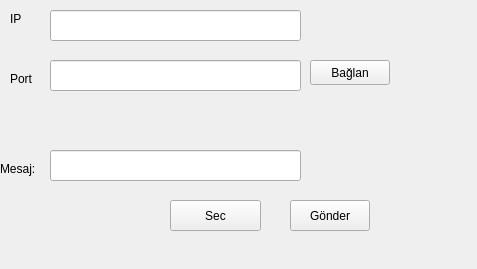
<?xml version="1.0" encoding="UTF-8"?>
<ui version="4.0">
 <class>MainWindow</class>
 <widget class="QMainWindow" name="MainWindow">
  <property name="geometry">
   <rect>
    <x>0</x>
    <y>0</y>
    <width>477</width>
    <height>269</height>
   </rect>
  </property>
  <property name="windowTitle">
   <string>Client</string>
  </property>
  <widget class="QWidget" name="centralWidget">
   <widget class="QLineEdit" name="lineEdit_ip">
    <property name="geometry">
     <rect>
      <x>50</x>
      <y>10</y>
      <width>251</width>
      <height>31</height>
     </rect>
    </property>
   </widget>
   <widget class="QLineEdit" name="lineEdit_port">
    <property name="geometry">
     <rect>
      <x>50</x>
      <y>60</y>
      <width>251</width>
      <height>31</height>
     </rect>
    </property>
   </widget>
   <widget class="QPushButton" name="pushButton_update">
    <property name="geometry">
     <rect>
      <x>310</x>
      <y>60</y>
      <width>80</width>
      <height>25</height>
     </rect>
    </property>
    <property name="text">
     <string>Bağlan</string>
    </property>
   </widget>
   <widget class="QPushButton" name="pushButton">
    <property name="geometry">
     <rect>
      <x>290</x>
      <y>200</y>
      <width>80</width>
      <height>31</height>
     </rect>
    </property>
    <property name="text">
     <string>Gönder</string>
    </property>
   </widget>
   <widget class="QLineEdit" name="lineEdit">
    <property name="geometry">
     <rect>
      <x>50</x>
      <y>150</y>
      <width>251</width>
      <height>31</height>
     </rect>
    </property>
   </widget>
   <widget class="QLabel" name="label_3">
    <property name="geometry">
     <rect>
      <x>310</x>
      <y>90</y>
      <width>101</width>
      <height>81</height>
     </rect>
    </property>
    <property name="text">
     <string/>
    </property>
   </widget>
   <widget class="QLabel" name="label_2">
    <property name="geometry">
     <rect>
      <x>0</x>
      <y>160</y>
      <width>44</width>
      <height>17</height>
     </rect>
    </property>
    <property name="text">
     <string>Mesaj:</string>
    </property>
   </widget>
   <widget class="QLabel" name="label">
    <property name="enabled">
     <bool>false</bool>
    </property>
    <property name="geometry">
     <rect>
      <x>320</x>
      <y>110</y>
      <width>51</width>
      <height>41</height>
     </rect>
    </property>
    <property name="text">
     <string/>
    </property>
   </widget>
   <widget class="QPushButton" name="pushButton_2">
    <property name="geometry">
     <rect>
      <x>170</x>
      <y>200</y>
      <width>91</width>
      <height>31</height>
     </rect>
    </property>
    <property name="text">
     <string>Sec</string>
    </property>
   </widget>
   <widget class="QLabel" name="label_4">
    <property name="geometry">
     <rect>
      <x>10</x>
      <y>10</y>
      <width>67</width>
      <height>17</height>
     </rect>
    </property>
    <property name="text">
     <string>IP</string>
    </property>
   </widget>
   <widget class="QLabel" name="label_5">
    <property name="geometry">
     <rect>
      <x>10</x>
      <y>70</y>
      <width>67</width>
      <height>17</height>
     </rect>
    </property>
    <property name="text">
     <string>Port</string>
    </property>
   </widget>
  </widget>
 </widget>
 <layoutdefault spacing="6" margin="11"/>
 <resources/>
 <connections/>
</ui>
